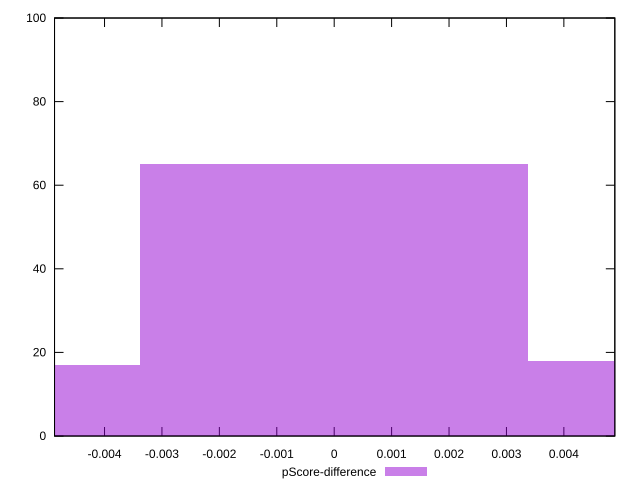

The script that saved this image:
reset

$pScoreDifference <<EOF
0 65
0.006750576919300254 18
-0.006750576919300254 17
EOF

set key outside below
set boxwidth 0.006750576919300254
set xrange [-0.00487076778983786:0.004887575936413979]
set yrange [0:100]
set trange [0:100]
set style fill transparent solid 0.5 noborder
set terminal svg size 640, 490 enhanced background rgb 'white'
set output "report_00021_2021-02-20T09:16:39.615Z/largest-contentful-paint/samples/pages+cached+noadtech+nomedia/pScore-difference/histogram.svg"

plot $pScoreDifference title "pScore-difference" with boxes

reset
